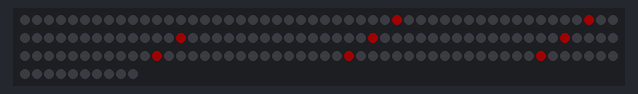
This program was run on a simulated Raspberry Pi Pico running MicroPython. On the bench: 160 RGB LEDs in strip order, left to right, continuing on the next row. Dim RGB values are drawn brighter than linear.

Above: at 0.19 s.
At 1.77 s:
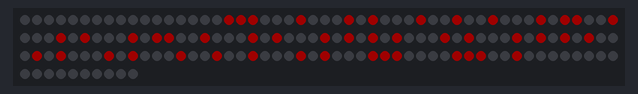
At 3.46 s:
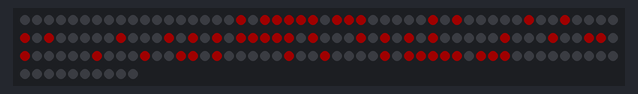
At 6.73 s:
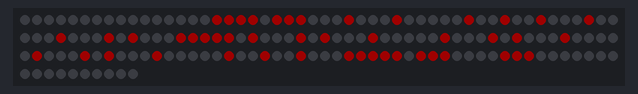
At 10.0 s:
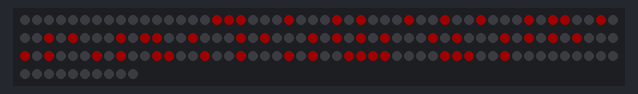
At 13.39 s:
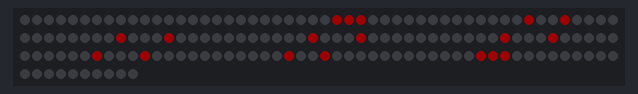

Measured:
- by itself, everything shown: repeats every 12.6 s, in 111 steps

The program:

scrollText.py
```python
from text import characters
from machine import UART,Pin, I2C, SPI
from time import sleep
from neopixel import NeoPixel
neopin = Pin(16, Pin.OUT, value=0)
sleep(0.001)  # reset WS2812B
neo = NeoPixel(neopin, 160, bpp=3, timing=(300,800,800,300))

def create_text_array(string):
    text_array = [[0 for i in range(len(string)*6 + 2*16)] for i in range(10)]
    for i in range(len(string)):
        current_char = characters[string[i]]
        for j in range(10):
            text_array[j][16+i*6:16+i*6+5] = current_char[j]

    return text_array

def get_text_subsection(text_array, starting_pos):
    section = []
    for i in range(10):
        for j in range(16):
            section.append(text_array[i][j + starting_pos])
    return section

def write_subsection(text_section, colour, neopixel):
    for i in range(160):
        j = text_section[i]
        neopixel[i] = (j*colour[0],j*colour[1],j*colour[2])
    neopixel.write()

def scroll_text(neopixel,string, colour, scroll_wait =0.1):
    text = create_text_array(string)
    for i in range(len(text[0])-16):
        section = get_text_subsection(text,i)
        write_subsection(section, colour,neopixel)
        sleep(scroll_wait)

text = create_text_array("DUNE")
section = get_text_subsection(text,0)
colour = (32,0,0)
write_subsection(section, colour, neo)
while True:
    scroll_text(neo,"DUNEDUNEDUNEDUNE",colour)
```

Source omitted: text.py (data table, 3943 bytes)
